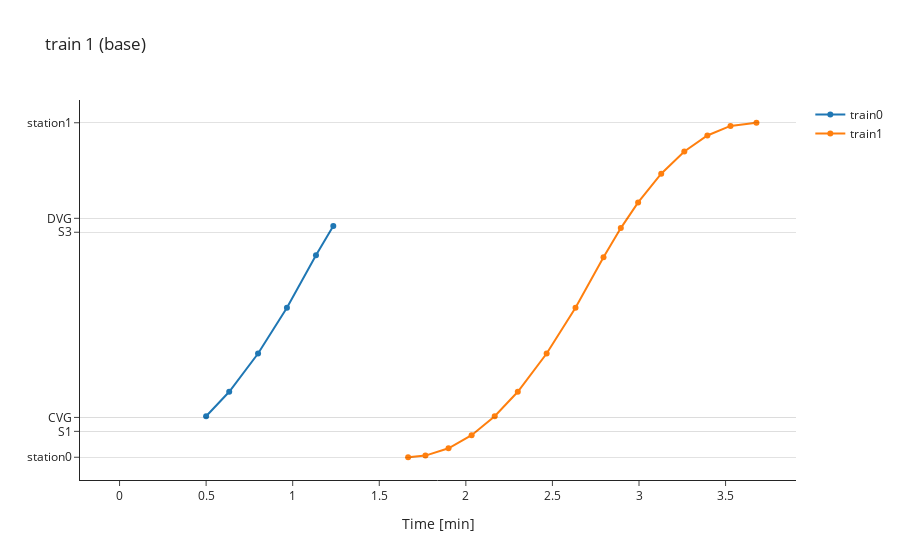

The notebook cell this image was saved under:
### Markdown cell above
with plotly

### Code cell
sim.space_time_chart_plotly(1, points_to_show=['switch','station', 'signal'], eco_or_base='base')

### Figure 1 — Plotly figure (JSON) as saved in the notebook; plotly's stock layout.template omitted (floating-point values rounded to 4 significant figures)
{"data": [{"name": "train0", "type": "scatter", "x": [0, 0.1, 0.2333, 0.3667, 0.5, 0.6333, 0.8, 0.9667, 1.134, 1.234, 1.334, 1.468, 1.601, 1.734, 1.868, 2.018], "y": [null, null, null, null, 205.8, 328.9, 520.8, 750.4, 1014, 1161, null, null, null, null, null, null]}, {"name": "train1", "type": "scatter", "x": [1.667, 1.767, 1.9, 2.033, 2.167, 2.3, 2.467, 2.633, 2.795, 2.895, 2.995, 3.128, 3.262, 3.395, 3.528, 3.678], "y": [0, 8.294, 45.07, 111.0, 205.8, 328.9, 520.8, 750.4, 1004, 1151, 1280, 1424, 1536, 1616, 1664, 1680]}], "layout": {"hovermode": "x unified", "shapes": [{"line": {"color": "black", "width": 0.5}, "type": "line", "x0": 0, "x1": 1, "xref": "x domain", "y0": 0, "y1": 0, "yref": "y"}, {"line": {"color": "black", "width": 0.5}, "type": "line", "x0": 0, "x1": 1, "xref": "x domain", "y0": 130, "y1": 130, "yref": "y"}, {"line": {"color": "black", "width": 0.5}, "type": "line", "x0": 0, "x1": 1, "xref": "x domain", "y0": 200, "y1": 200, "yref": "y"}, {"line": {"color": "black", "width": 0.5}, "type": "line", "x0": 0, "x1": 1, "xref": "x domain", "y0": 1130, "y1": 1130, "yref": "y"}, {"line": {"color": "black", "width": 0.5}, "type": "line", "x0": 0, "x1": 1, "xref": "x domain", "y0": 1200, "y1": 1200, "yref": "y"}, {"line": {"color": "black", "width": 0.5}, "type": "line", "x0": 0, "x1": 1, "xref": "x domain", "y0": 1680, "y1": 1680, "yref": "y"}], "title": {"text": "train 1 (base)"}, "xaxis": {"title": {"text": "Time [min]"}}, "yaxis": {"tickmode": "array", "ticktext": ["station0", "S1", "CVG", "S3", "DVG", "station1"], "tickvals": [0, 130, 200, 1130, 1200, 1680]}}}
